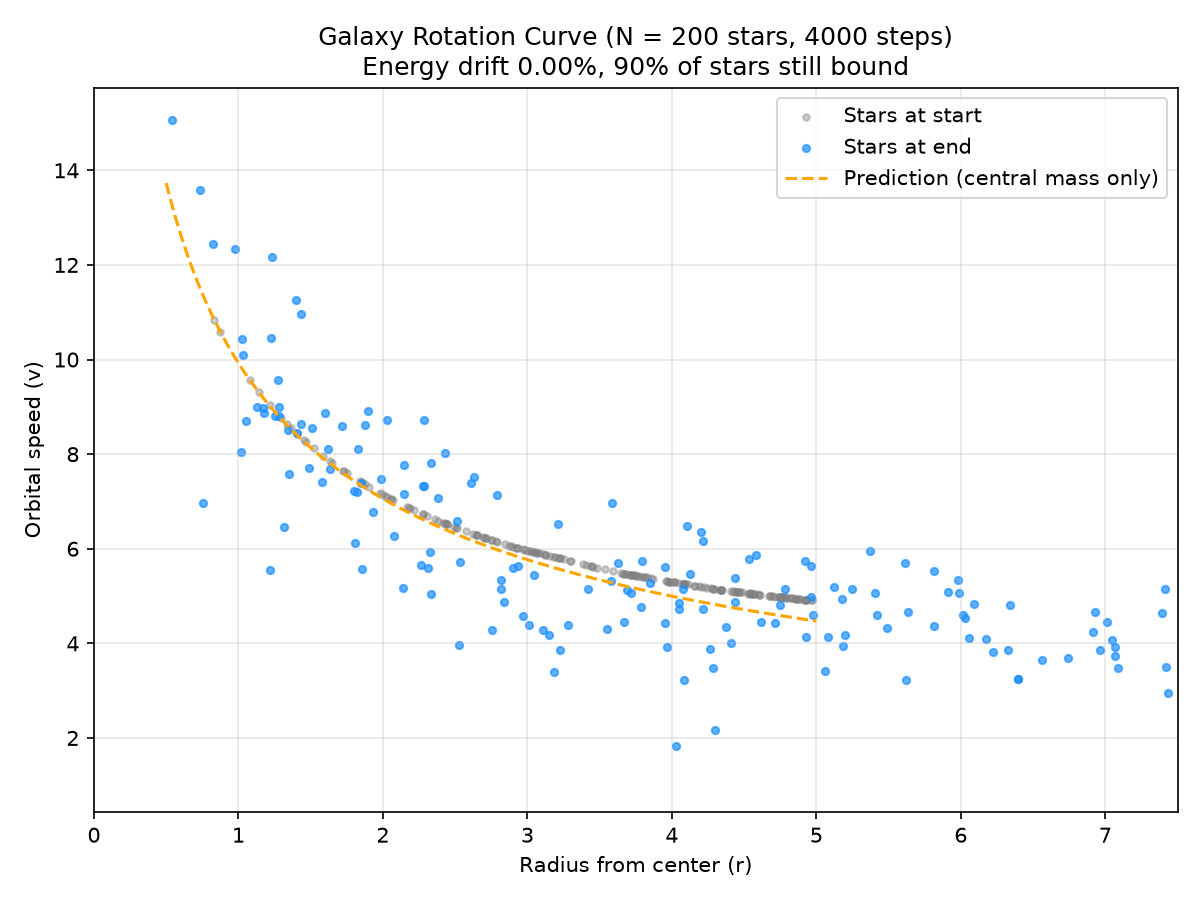

Here is the Python script that generated this plot:
import numpy as np
import matplotlib.pyplot as plt

# ---------------------------
# 1. SETTINGS
# ---------------------------
N_STARS = 200
R_MIN = 0.5
GALAXY_RADIUS = 5.0
CENTRAL_MASS = 100.0
STAR_MASS = 0.1

G = 1.0
eps = 0.1
dt = 0.005
n_steps = 4000

# ---------------------------
# 2. GENERATE THE GALAXY
# ---------------------------
np.random.seed(42)

radii = R_MIN + (GALAXY_RADIUS - R_MIN) * np.sqrt(np.random.uniform(0, 1, N_STARS))
angles = np.random.uniform(0, 2 * np.pi, N_STARS)

order = np.argsort(radii)
enclosed = np.empty(N_STARS)
enclosed[order] = CENTRAL_MASS + STAR_MASS * np.arange(N_STARS)

speeds = np.sqrt(G * enclosed * radii**2 / (radii**2 + eps**2) ** 1.5)

pos = np.zeros((N_STARS + 1, 2))
vel = np.zeros((N_STARS + 1, 2))
mass = np.full(N_STARS + 1, STAR_MASS)
mass[0] = CENTRAL_MASS

pos[1:, 0] = radii * np.cos(angles)
pos[1:, 1] = radii * np.sin(angles)
vel[1:, 0] = -speeds * np.sin(angles)
vel[1:, 1] = speeds * np.cos(angles)

initial_radii = radii.copy()
initial_speeds = speeds.copy()

# ---------------------------
# 3. PHYSICS
# ---------------------------
def compute_acceleration(pos, mass, G, eps):
    diff = pos[None, :, :] - pos[:, None, :]
    dist_sq = np.sum(diff**2, axis=2) + eps**2
    inv_d3 = dist_sq ** -1.5
    np.fill_diagonal(inv_d3, 0.0)
    return G * np.sum(mass[None, :, None] * diff * inv_d3[:, :, None], axis=1)

def leapfrog_step(pos, vel, mass, dt, G, eps):
    acc = compute_acceleration(pos, mass, G, eps)
    vel_half = vel + acc * dt / 2
    pos_new = pos + vel_half * dt
    acc_new = compute_acceleration(pos_new, mass, G, eps)
    vel_new = vel_half + acc_new * dt / 2
    return pos_new, vel_new

def total_energy(pos, vel, mass, G, eps):
    ke = np.sum(0.5 * mass * np.sum(vel**2, axis=1))
    diff = pos[None, :, :] - pos[:, None, :]
    r = np.sqrt(np.sum(diff**2, axis=2) + eps**2)
    inv_r = 1.0 / r
    np.fill_diagonal(inv_r, 0.0)
    pe = -0.5 * G * np.sum(mass[:, None] * mass[None, :] * inv_r)
    return ke + pe

# ---------------------------
# 4. RUN
# ---------------------------
E_start = total_energy(pos, vel, mass, G, eps)
for step in range(n_steps):
    pos, vel = leapfrog_step(pos, vel, mass, dt, G, eps)
    if step % 500 == 0:
        print(f"Step {step}/{n_steps}")
E_end = total_energy(pos, vel, mass, G, eps)

print("Simulation done, measuring rotation curve...")

# ---------------------------
# 5. MEASURE
# ---------------------------
rel_pos = pos[1:] - pos[0]
rel_vel = vel[1:] - vel[0]
final_radii = np.sqrt(np.sum(rel_pos**2, axis=1))
final_speeds = np.sqrt(np.sum(rel_vel**2, axis=1))

drift = abs((E_end - E_start) / E_start) * 100
inside = np.mean(final_radii < 2 * GALAXY_RADIUS) * 100
print(f"Energy drift:                 {drift:.3f} %")
print(f"Stars still inside 2x radius: {inside:.1f} %")

# ---------------------------
# 6. PLOT
# ---------------------------
r_theory = np.linspace(R_MIN, GALAXY_RADIUS, 200)
v_theory = np.sqrt(G * CENTRAL_MASS * r_theory**2 / (r_theory**2 + eps**2) ** 1.5)

plt.figure(figsize=(8, 6))
plt.scatter(initial_radii, initial_speeds, s=10, color="gray", alpha=0.4, label="Stars at start")
plt.scatter(final_radii, final_speeds, s=12, color="dodgerblue", alpha=0.7, label="Stars at end")
plt.plot(r_theory, v_theory, '--', color="orange", label="Prediction (central mass only)")
plt.xlim(0, GALAXY_RADIUS * 1.5)
plt.xlabel("Radius from center (r)")
plt.ylabel("Orbital speed (v)")
plt.title(f"Galaxy Rotation Curve (N = {N_STARS} stars, {n_steps} steps)\n"
          f"Energy drift {drift:.2f}%, {inside:.0f}% of stars still bound")
plt.legend()
plt.grid(alpha=0.3)
plt.tight_layout()
plt.savefig("rotation_curve.png", dpi=150)
print("Saved plot as rotation_curve.png")
plt.show()
